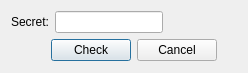
<?xml version="1.0" encoding="UTF-8"?>
<ui version="4.0">
 <class>CCheckIndividualTaskDialog</class>
 <widget class="QDialog" name="CCheckIndividualTaskDialog">
  <property name="geometry">
   <rect>
    <x>0</x>
    <y>0</y>
    <width>248</width>
    <height>73</height>
   </rect>
  </property>
  <property name="minimumSize">
   <size>
    <width>248</width>
    <height>73</height>
   </size>
  </property>
  <property name="maximumSize">
   <size>
    <width>248</width>
    <height>73</height>
   </size>
  </property>
  <property name="windowTitle">
   <string>Check my variant</string>
  </property>
  <layout class="QFormLayout" name="formLayout">
   <item row="0" column="0">
    <layout class="QVBoxLayout" name="verticalLayout">
     <item>
      <layout class="QHBoxLayout" name="horizontalLayout_2">
       <item>
        <widget class="QLabel" name="label">
         <property name="text">
          <string>Secret:</string>
         </property>
         <property name="alignment">
          <set>Qt::AlignRight|Qt::AlignTrailing|Qt::AlignVCenter</set>
         </property>
        </widget>
       </item>
       <item>
        <widget class="QLineEdit" name="mSecretEdit">
         <property name="echoMode">
          <enum>QLineEdit::Password</enum>
         </property>
        </widget>
       </item>
       <item>
        <spacer name="horizontalSpacer_2">
         <property name="orientation">
          <enum>Qt::Horizontal</enum>
         </property>
         <property name="sizeHint" stdset="0">
          <size>
           <width>40</width>
           <height>20</height>
          </size>
         </property>
        </spacer>
       </item>
      </layout>
     </item>
     <item>
      <layout class="QHBoxLayout" name="horizontalLayout">
       <item>
        <spacer name="horizontalSpacer">
         <property name="orientation">
          <enum>Qt::Horizontal</enum>
         </property>
         <property name="sizeHint" stdset="0">
          <size>
           <width>40</width>
           <height>20</height>
          </size>
         </property>
        </spacer>
       </item>
       <item>
        <widget class="QPushButton" name="mCheckButton">
         <property name="text">
          <string>Check</string>
         </property>
        </widget>
       </item>
       <item>
        <widget class="QPushButton" name="mCancelButton">
         <property name="text">
          <string>Cancel</string>
         </property>
        </widget>
       </item>
      </layout>
     </item>
    </layout>
   </item>
  </layout>
 </widget>
 <resources/>
 <connections/>
</ui>
